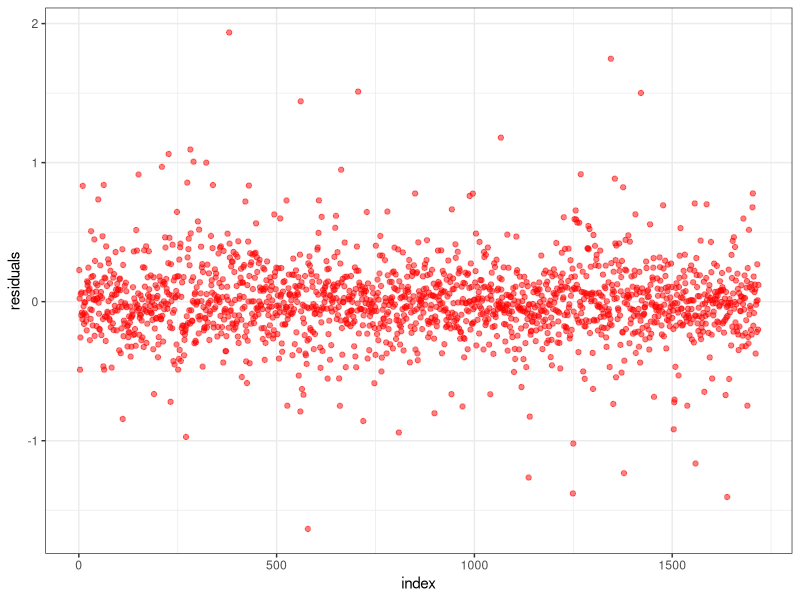
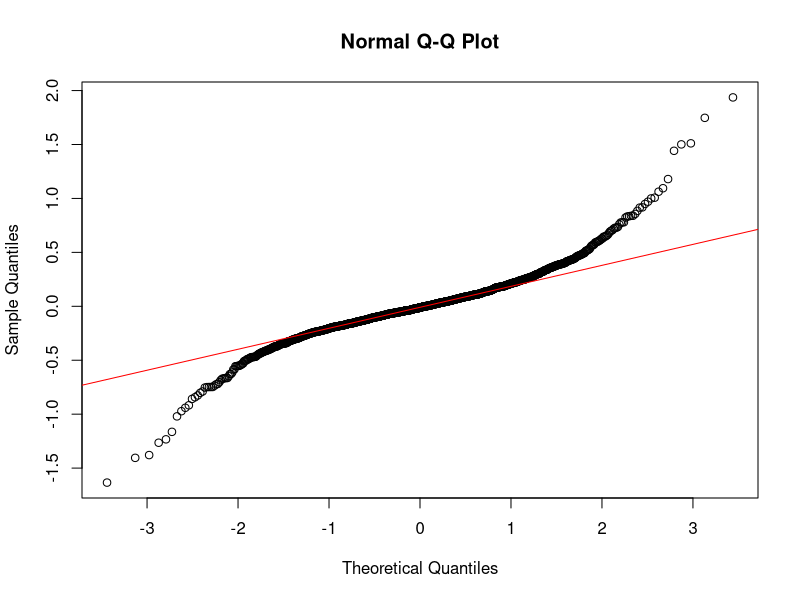
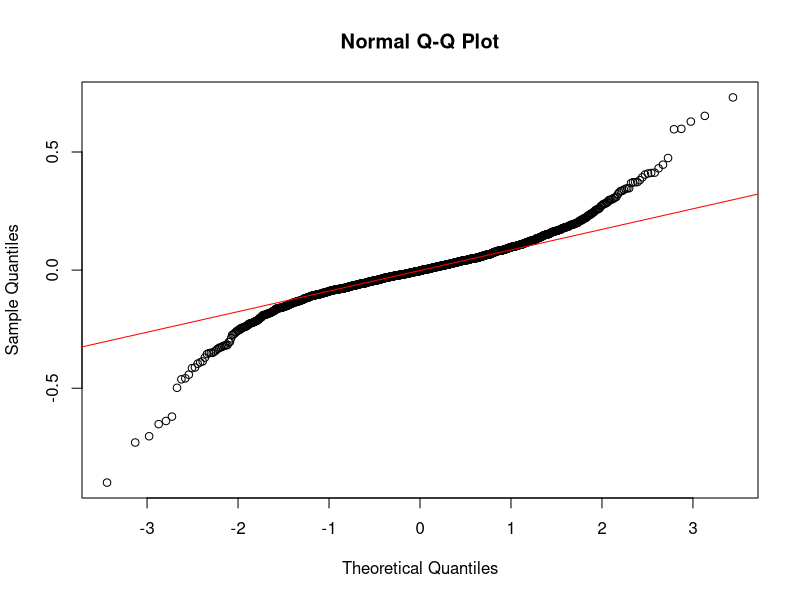
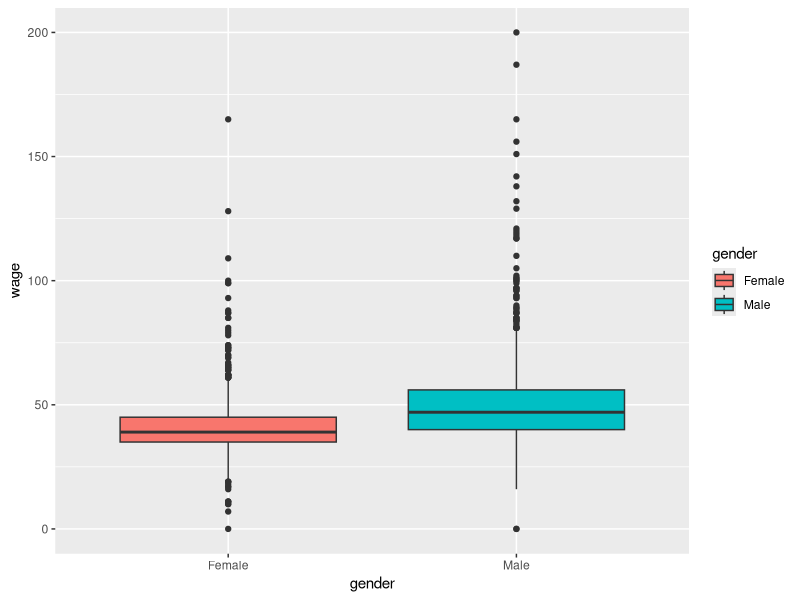

These figures' R source, in order:
## ---- chunk 1
knitr::opts_chunk$set(fig.pos = 'H', echo = FALSE, warning = FALSE)
library(knitr)
library(ggplot2)
library(tidyverse)
library(caret)
library(fastDummies)
dat = read.csv("b4 - hwa - wage - data.csv")
## ---- chunk 2
names(dat) = c("birth_year", "gender", "citizenship", "language", "lived_with", "father_schooling", "father_occupation", "mother_schooling", "mother_occupation", "live", "county", "education", "marital", "experience", "category", "wage")
## ---- chunk 3
dat[is.na(dat)] = 0
means = c()
variances = c()
mins = c()
maxs = c()
for(i in 1:length(colnames(dat))){
   means[i] = mean(dat[[colnames(dat)[i]]])
   variances[i] = var(dat[[colnames(dat)[i]]])
   mins[i] = min(dat[[colnames(dat)[i]]])
   maxs[i] = max(dat[[colnames(dat)[i]]])
}

stats = data.frame(colnames(dat), means, variances, mins, maxs)
kable(stats, caption = "Preliminary Analysis for the variables", digits = 2)
## ---- chunk 4
dat = dat %>% 
   mutate(log_wage = log(wage)) %>% 
   mutate(experience_sq = experience^2)
m1 = lm(log(wage) ~ education + experience + experience_sq, data = dat)
sum = summary(m1)
sum$coefficients %>% 
   kable(caption = "Regression Coefficients for the regression model", digits = 2)
## ---- chunk 5
data.frame(index = 1:length(m1$residuals), residuals = m1$residuals) %>% 
   ggplot(aes(x = index, y = residuals)) +
   geom_point(color = "red", alpha = 0.5) +
   theme_bw()
## ---- chunk 6
bptest = lmtest::bptest(m1)
table = data.frame(BP = bptest$statistic, df = bptest$parameter, p_value = bptest$p.value)
rownames(table) = "bptest"
kable(table, caption = "Brausch-Pagan test", digits = 2)
## ---- chunk 7
qqnorm(m1$residuals)
qqline(m1$residuals, col = "red")
## ---- chunk 8
BClog_wage <- BoxCoxTrans(dat$log_wage)
dat <- cbind(dat, log_wage_BC = predict(BClog_wage, dat$log_wage))
m2 <- lm(dat$log_wage_BC ~ dat$education + dat$experience + dat$experience_sq)
## ---- chunk 9
bptest = lmtest::bptest(m2)
table = data.frame(BP = bptest$statistic, df = bptest$parameter, p_value = bptest$p.value)
rownames(table) = "bptest"
kable(table, caption = "Brausch-Pagan test for the model after Box-Cox transformation", digits = 2)
## ---- chunk 10
qqnorm(m2$residuals)
qqline(m2$residuals, col = "red")
## ---- chunk 11
sum = summary(m2)
sum$coefficients %>% 
   kable(caption = "Regression Coefficients for the model after Box-Cox transformation", digits = 2)
## ---- chunk 12
p_gender = dat
for(i in 1:nrow(p_gender))
{
   if(p_gender$gender[i] == 1)
   {
      p_gender$gender[i] = "Male"
   }
   if(p_gender$gender[i] == 2)
   {
      p_gender$gender[i] = "Female"
   }
   if(p_gender$wage[i] > 200)
   {
      p_gender$wage[i] = 0
   }
}
p_gender %>% 
   ggplot(aes(x = gender, fill = gender, y = wage)) +
   geom_boxplot()
## ---- chunk 13
m = aggregate(wage ~ gender, dat, mean)
m$gender = c("Male", "Female")
kable(m, caption = "Comparasion in mean of wages between male and female workers", digits = 2)
difference = m$wage[1]-m$wage[2]
## ---- chunk 14
dat <- fastDummies::dummy_cols(dat, select_columns = "gender")
m3 <- lm(dat$wage ~ dat$gender_1)
sum = summary(m3)
sum$coefficients %>% 
   kable(caption = "Regression Coefficients for the model including dummy variable", digits = 2)
## ---- chunk 15
table = data.frame(Method = c("Difference of Means","Regression"),
                   Result = c("9.97", "9.97"),
                   Conclusion = c("significant", "significant"))


# Then for PDF:
kable(table, caption = "Wage difference", digits = 2)
## ---- chunk 16
summary(m1)
## ---- chunk 17
summary(m2)
## ---- chunk 18
summary(m3)
